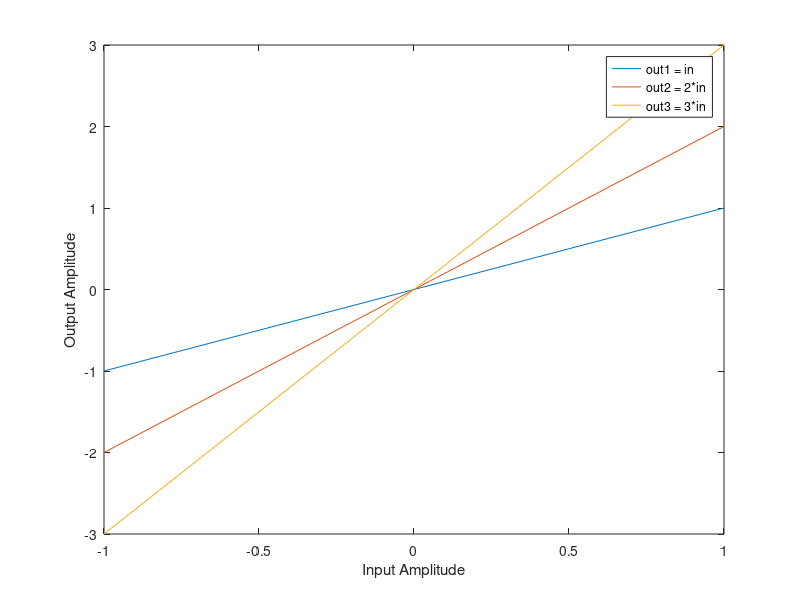

This figure's MATLAB source: (Note: this script raises an error after producing the figure.)
clear; clc; close all;

in = [-1:.1:1];

out1 = in;

N = length(in);
out2 = 2*in;

out3 = 3*in;

plot(in, out1, in, out2, in, out3);
xlabel('Input Amplitude');
ylabel('Output Amplitude');
legend('out1 = in', 'out2 = 2*in', 'out3 = 3*in');

ax = gca;
ax.XAxisLocation = 'origin';
ax.YAxisLocation = 'origin';
